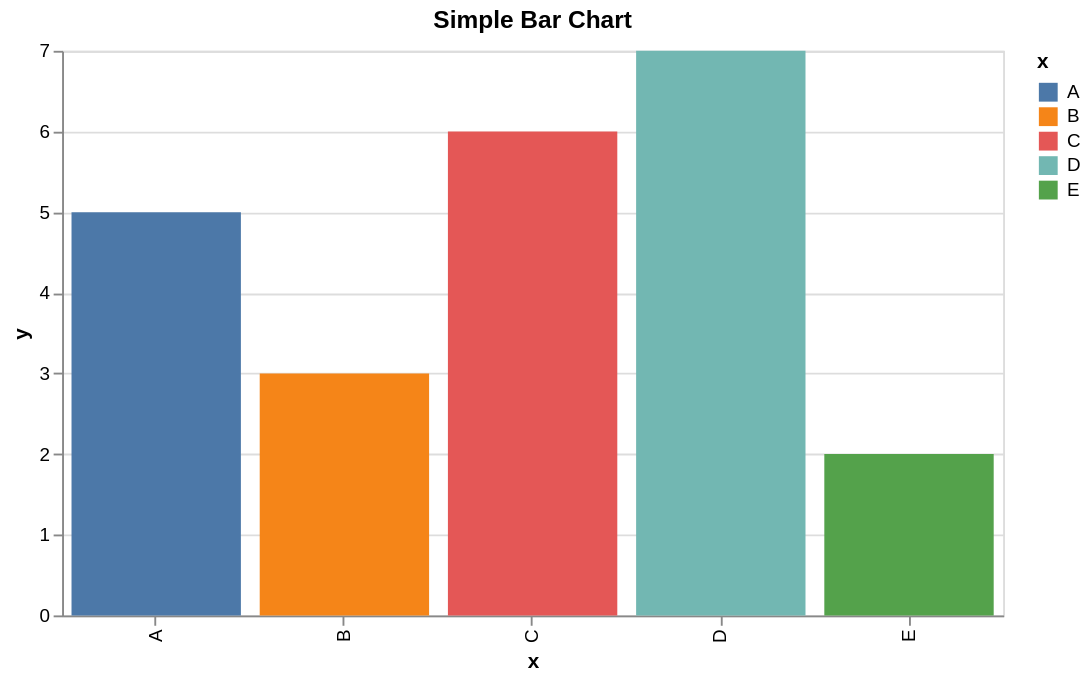

Source (notebook cell):
### Code cell
# Official-style bar chart from a pandas DataFrame
data = pd.DataFrame({
    "x": ["A", "B", "C", "D", "E"],
    "y": [5, 3, 6, 7, 2]
})

alt.Chart(data).mark_bar().encode(
    x="x:N",
    y="y:Q",
    color="x:N"
).properties(width=500, height=300, title="Simple Bar Chart")

### Figure 1 — Vega-Lite specification as saved in the notebook (floating-point values rounded to 4 significant figures)
{"config": {"view": {"continuousWidth": 300, "continuousHeight": 300}}, "data": {"name": "data-15e530623d0348d54a5a14f436727b31"}, "mark": {"type": "bar"}, "encoding": {"color": {"field": "x", "type": "nominal"}, "x": {"field": "x", "type": "nominal"}, "y": {"field": "y", "type": "quantitative"}}, "height": 300, "title": "Simple Bar Chart", "width": 500, "$schema": "https://vega.github.io/schema/vega-lite/v6.4.1.json", "datasets": {"data-15e530623d0348d54a5a14f436727b31": [{"x": "A", "y": 5}, {"x": "B", "y": 3}, {"x": "C", "y": 6}, {"x": "D", "y": 7}, {"x": "E", "y": 2}]}}
